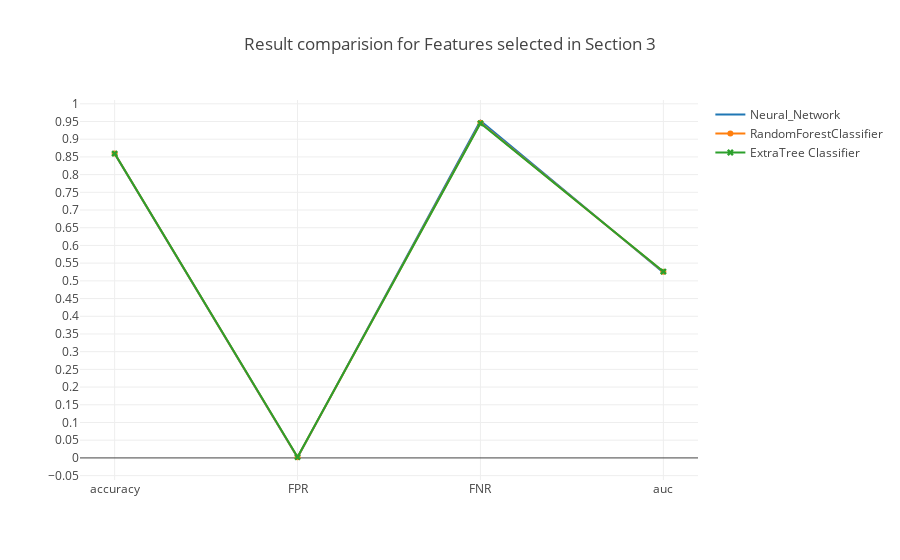

The notebook cell this image was saved under:
### Code cell
trace0 = go.Scatter(x=table_80_70_test.iloc[0].index.values[[0,5,6,7]],
                    y=table_80_70_test.iloc[0].values[[0,5,6,7]],
                    mode = 'lines',
                    name = 'Neural_Network')

trace1 = go.Scatter(x=table_80_70_test.iloc[1].index.values[[0,5,6,7]],
                    y=table_80_70_test.iloc[1].values[[0,5,6,7]],
                    mode = 'lines+markers',
                    name = 'RandomForestClassifier')

trace2 = go.Scatter(x=table_80_70_test.iloc[2].index.values[[0,5,6,7]],
                    y=table_80_70_test.iloc[2].values[[0,5,6,7]],
                    mode = 'lines+markers',marker=dict(symbol='x'),
                    name = 'ExtraTree Classifier')

data = [trace0, trace1, trace2]
layout = go.Layout(yaxis=dict(tick0=0,dtick=0.05),title='Result comparision for Features selected in Section 3')
fig = go.Figure(data=data, layout=layout)

iplot(fig, filename='Result')

### Figure 1 — Plotly figure (JSON) as saved in the notebook; plotly's stock layout.template omitted (floating-point values rounded to 4 significant figures)
{"data": [{"mode": "lines", "name": "Neural_Network", "type": "scatter", "uid": "9cee21a3-1646-455b-b7f5-27e4b3dc8087", "x": ["accuracy", "FPR", "FNR", "auc"], "y": [0.8592, 0.001353, 0.952, 0.5233]}, {"mode": "lines+markers", "name": "RandomForestClassifier", "type": "scatter", "uid": "ca51d36d-a645-4f92-99ef-b5bcdba6c478", "x": ["accuracy", "FPR", "FNR", "auc"], "y": [0.8596, 0.001895, 0.9465, 0.5258]}, {"marker": {"symbol": "x"}, "mode": "lines+markers", "name": "ExtraTree Classifier", "type": "scatter", "uid": "2a74697c-87db-484b-9510-12d5a6f37469", "x": ["accuracy", "FPR", "FNR", "auc"], "y": [0.8593, 0.002436, 0.9449, 0.5263]}], "layout": {"title": "Result comparision for Features selected in Section 3", "yaxis": {"dtick": 0.05, "tick0": 0}}}
